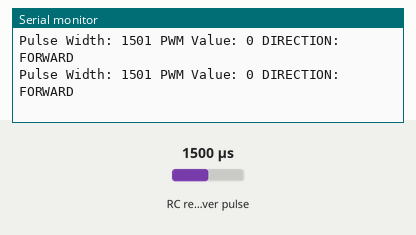
Bench run of a sketch on a simulated Arduino Mega 2560, built with avr-gcc and run on an emulated ATmega2560. Shown: the last lines printed to the serial monitor. Wiring (inferred from the names in the program): RC receiver channel: data pin 52. The inputs (shaded band) are chosen by the test bench; at power-on: RC receiver pulse 1500 µs.

Above: at 1.2 s.
1.3 s: RC receiver pulse (sensor on pin 52) set to 1020 µs
At 1.47 s:
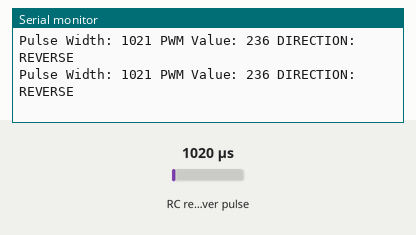
3.3 s: RC receiver pulse (sensor on pin 52) set to 1250 µs
At 3.34 s:
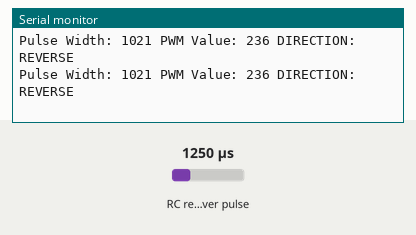
6.3 s: RC receiver pulse (sensor on pin 52) set to 1500 µs
At 6.32 s:
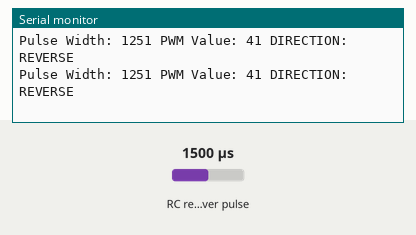
9.3 s: RC receiver pulse (sensor on pin 52) set to 1750 µs
At 9.45 s:
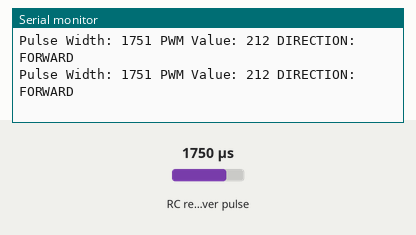
12.3 s: RC receiver pulse (sensor on pin 52) set to 1290 µs
At 12.31 s:
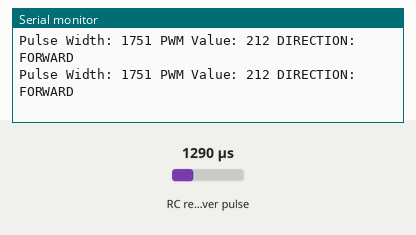
15.3 s: RC receiver pulse (sensor on pin 52) set to 1980 µs
At 15.34 s:
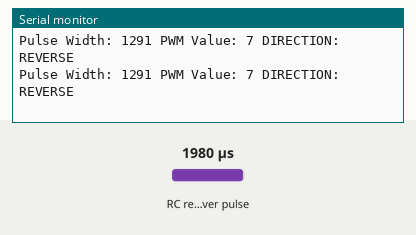
Timing chart, 0 to 18.3 s (numbered marks = the images above; inputs shaded):
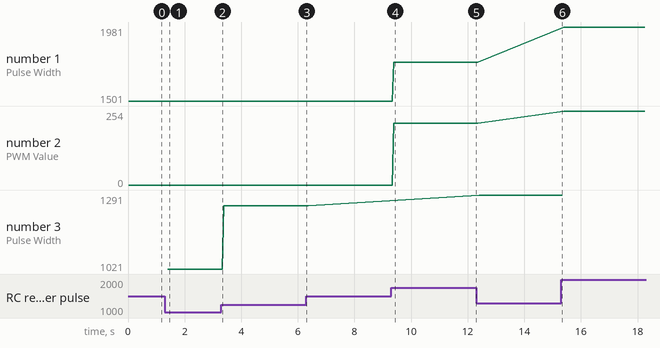

The sketch:

rcToPWM.ino
```cpp
    /*************************************************************************************************************************
    Author: Ruslan Masinjila

    The following code converts the RC signal to corresponding PWM value on the scale from 0-254
    Use values recorded by pulseReader to set the FORWARD_MAX, FORWARD_MIN, REVERSE_MAX and REVERSE_MIN
    WARNING: The code assumes that the RC transmitter is always ON
    **************************************************************************************************************************/


    //Connect the Signal Pin from an RC receiver to Digital Pin 52 of the Arduino Mega
    #define RC_PIN 52

    //*****************REPLACE THESE VALUES WITH YOUR OWN*********************
    #define FORWARD_MAX 1800
    #define FORWARD_MIN 1500
    #define REVERSE_MAX 1000
    #define REVERSE_MIN 1300
    #define PWM_MIN 0
    #define PWM_MAX 254


    //Holds the pulse width in microseconds
    int pulseWidth=0;
    int pwmValue=0;
    int direction=0;    //0=STOP, 1=FORWARD, -1=REVERSE

    void setup()

    {

    pinMode(RC_PIN, INPUT);

    Serial.begin(9600);

    }


  void loop()

  {
      readPulse();
      rcToPWM();

  }

  void readPulse()
  {

    //Read the HIGH pulse from the receiver
    pulseWidth = pulseIn(RC_PIN, HIGH);

    //Print the Value to Serial Output (Screen)
    Serial.print("Pulse Width: "+String(pulseWidth)+" ");

  }

  void rcToPWM()
  {
    //If moving Forward
    if(pulseWidth>FORWARD_MIN)
    {

      //Set anything higher than FORWARD_MAX to FORWARD_MAX
      if(pulseWidth>FORWARD_MAX)
      {
       pulseWidth=FORWARD_MAX;
      }

      //Map the RC to PWM using the arduino map() function
      pwmValue=map(pulseWidth, FORWARD_MIN , FORWARD_MAX, PWM_MIN, PWM_MAX);
      direction=1;

    }

    //If moving in reverse
    else if(pulseWidth<REVERSE_MIN)
    {

      //Set anything lower than REVERSE_MAX to REVERSE_MAX
      if(pulseWidth<REVERSE_MAX)
      {
       pulseWidth=REVERSE_MAX;
      }

      pwmValue=map(pulseWidth, REVERSE_MIN, REVERSE_MAX, PWM_MIN, PWM_MAX);
      direction=-1;

    }


    //Set PWM to ZERO for all remaining RC widths
    else
    {
     pwmValue=0;
     direction=0;
    }

    Serial.print("PWM Value: "+String(pwmValue)+" DIRECTION: ");


    if(direction==0)
    {
     Serial.println("STOPPED");
    }
    else if(direction==-1)
    {
      Serial.println("REVERSE");
    }
    else
    {
     Serial.println("FORWARD");
    }

  }
```

Measured:
- after the input at 1.3 s, the serial monitor: prints a new line after 0.10 s (image 1)
- after the input at 9.3 s, the serial monitor: prints a new line after 0.08 s (image 4)
- plotted number 1: 1501 → 1751 after the input at 9.3 s, 1751 → 1981 after the input at 15.3 s
- plotted number 2: 0 → 212 after the input at 9.3 s, 212 → 254 after the input at 15.3 s
- plotted number 3: 1021 → 1251 after the input at 3.3 s, 1251 → 1291 after the input at 12.3 s
